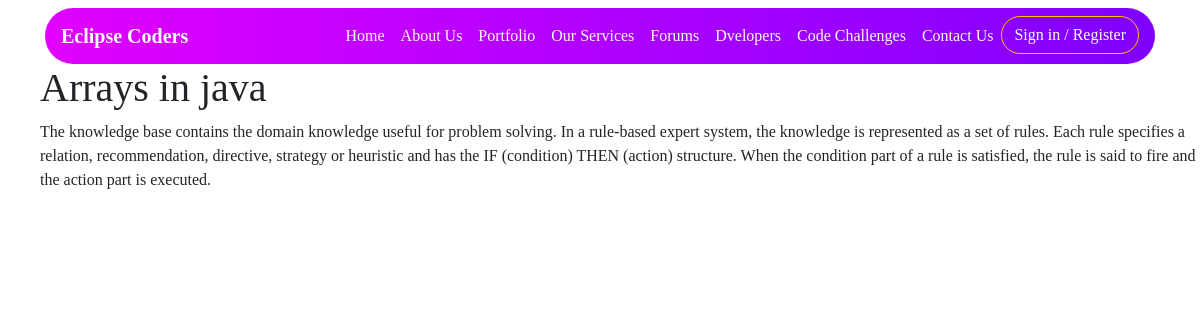
Screenshot of /courses/java/arrays/ with the database file from the repository.
### courses/models.py (models this page shows, shortened)
class Java(models.Model):
    created = models.DateTimeField(auto_now_add=True)
    title = models.CharField(max_length=100)
    body = models.TextField()
    class Meta:
        verbose_name_plural = 'Java'

### courses/views.py (the view, shortened to what this page needs)
# urls.py: path('java/arrays/', views.courseform, name= "courseform"),
def courseform(request):
    form = courseForm()
    todo_list = Java.objects.filter(title ='Arrays in java')[:5]
    context = { 'todo_list': todo_list , 'form': form}
    return render(request, 'courses/add_category.html', context)

### templates/courses/add_category.html (shortened to what this page needs)
{% load static %}
<html>
<head>
    <link rel="stylesheet" type="text/css" href="{% static 'css/bootstrap.min.css' %}" />
    <link rel="stylesheet" type="text/css" href="{% static 'css/custom.css' %}" />
</head>
<body>
    <div class="container">
        <nav class="navbar navbar-expand-lg navbar-light bg-ui mt-2" style="border-radius:50px;">
            <a class="navbar-brand text-light font-weight-bold" href="/">Eclipse Coders</a>
            <div class="collapse navbar-collapse" id="navbarSupportedContent">
                <ul class="navbar-nav ml-auto topnav ">
                    <li class="nav-item active">
                        <a class="nav-link text-light" href="/">Home <span class="sr-only">(current)</span></a>
                    </li>
                    <li class="nav-item">
                        <a class="nav-link text-light" href="#">About Us</a>
                    </li>
                    <li class="nav-item">
                        <a class="nav-link text-light" style="color: #fff;" href="#">Portfolio</a>
                    </li>
                    <li class="nav-item">
                        <a class="nav-link text-light" style="color: #fff;" href="#">Our Services</a>
                    </li>
                    <li class="nav-item">
                        <a class="nav-link text-light" style="color: #fff;" href="#">Forums</a>
                    </li>
                    <li class="nav-item">
                        <a class="nav-link text-light" style="color: #fff;" href="#">Dvelopers</a>
                    </li>
                    <li class="nav-item">
                        <a class="nav-link text-light" style="color: #fff;" href="#">Code Challenges</a>
                    </li>
                    <li class="nav-item">
                        <a class="nav-link text-light" style="color: #fff;" href="/contact">Contact Us</a>
                    </li>
                    <li class="">
                        <button type="button" class="btn btn-outline-warning">Sign in / Register</button>
                    </li>
                </ul>
            </div>
        </nav>
    </div>
{% block content %}
    <form action="" method="post">
        {% for java in todo_list %}
        <ul>
            <h1>{{ java.title }}</h1>
            <p>{{ java.body }}</p>
        </ul>
        {% endfor %}
    </form>
{% endblock %}
</body>
</html>

### static/css/custom.css (style rules this page uses)
* { font-family: 'Dancing Script', cursive; }
.bg-ui { background: #7F00FF; background: -webkit-linear-gradient(to right, #E100FF, #7F00FF); background: linear-gradient(to right, #E100FF, #7F00FF); }
.btn-outline-warning { border-radius:50px; color: #fff; }

### rows the page displays
Java: title "Arrays in java", body "The knowledge base contains the domain knowledge useful for problem solving. In a rule-based expert system, the knowledge is represented as a set of rules. Each rule specifies a relation, recommendation, directive, strategy or heuristic and has the IF (condition) THEN (action) structure. When the condition part of a rule is satisfied, the rule is said to fire and the action part is executed."
